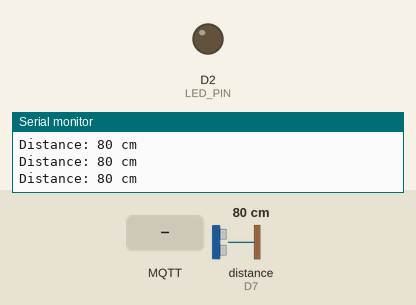
The sketch below on a simulated Arduino Nano 33 IoT. On the bench: output pins drawn as LEDs (lit = HIGH), the last lines printed to the serial monitor. Wiring (inferred from the names in the program): ultrasonic range finder: trigger D8; echo D7. Dashed ring = blinking. The inputs (shaded band) are chosen by the test bench; at power-on: distance to the obstacle (sensor on D7) 80 cm. The echo pulse lasts 58.3 µs per cm; WiFi joins after 1.5 s; servers stay silent unless stated; no MQTT or app messages arrive unless stated; pins used as bus, display or sensor lines are not drawn.

Above: at 12.7 s.
12.8 s: MQTT message "pat" arrives on the first subscribed topic
At 13.14 s:
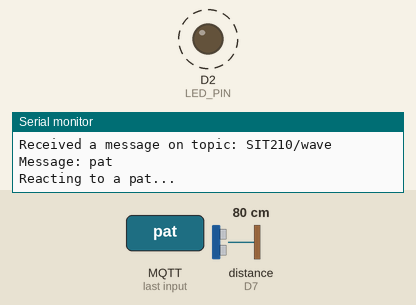
15.3 s: distance to the obstacle (sensor on D7) set to 17 cm
16.8 s: distance to the obstacle (sensor on D7) set to 13 cm
18.3 s: MQTT message "1" arrives on the first subscribed topic
At 20.7 s:
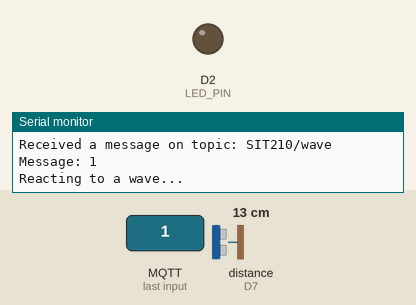
21.3 s: MQTT message "on" arrives on the first subscribed topic
At 21.45 s:
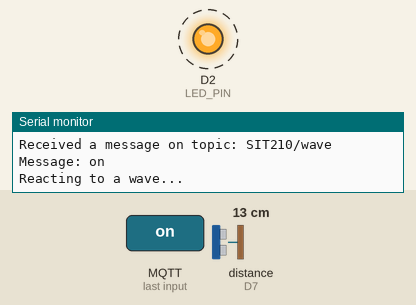
Timing chart, 0 to 24.3 s (numbered marks = the images above; inputs shaded):
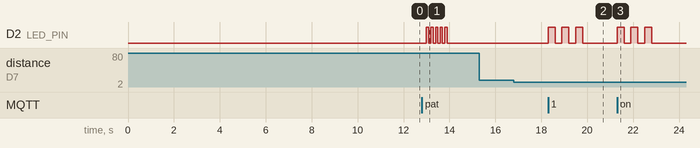

Measured:
- after the input at 12.8 s, D2 (LED_PIN): alternates HIGH for 0.10 s and LOW for 0.10 s, 10 changes in all, then stays LOW, starting after 0.19 s
- after the input at 18.3 s, D2 (LED_PIN): alternates HIGH for 0.30 s and LOW for 0.30 s, 6 changes in all, then stays LOW, starting at once
- after the input at 21.3 s, D2 (LED_PIN): alternates HIGH for 0.30 s and LOW for 0.30 s, 6 changes in all, then stays LOW, starting at once

The sketch:

3.3D.ino
```cpp
/*SIT210 - Embedded Systems Development
  Task 3.3D: MQTT Publish/Subscribe with Arduino Nano 33 IoT

  This sketch connects an Arduino Nano 33 IoT to a Wi-Fi network and an MQTT broker.
  - It uses an ultrasonic sensor to detect a "wave" (an object coming close).
  - When a wave is detected, it publishes a message with the user's name to the "SIT210/wave" topic.
  - It subscribes to the "SIT210/wave" topic.
  - When a message is received on the topic, it prints the message to the Serial Monitor.
  - If the message contains "pat", it flashes the LED in one pattern.
  - For any other message (a "wave"), it flashes the LED in another pattern.

*/


#include <WiFiNINA.h>
#include <ArduinoMqttClient.h>

//  Pin Definitions
const int LED_PIN = 2;       // Pin for the LED
const int TRIG_PIN = 8;      // Pin for the ultrasonic sensor's Trigger
const int ECHO_PIN = 7;      // Pin for the ultrasonic sensor's Echo

//  WiFi Credentials

char ssid[] = "aditya-2.4";
char pass[] = "14442021";
int status = WL_IDLE_STATUS;

// MQTT Broker Configuration
const char broker[] = "broker.emqx.io";
int port = 1883;
const char topic[] = "SIT210/wave";

// Global Variables
const char* Name = "Aditya";
const int waveThreshold = 15;     // Threshold distance for triggering a wave
long lastPublishTime = 0;
const long publishInterval = 5000; // Cooldown period of 5 seconds to prevent spamming

WiFiClient wifiClient;
MqttClient mqttClient(wifiClient);

void setup() {
  // Initialize Serial communication
  Serial.begin(9600);
  while (!Serial) {
    ; // wait for serial port to connect. Needed for native USB port only
  }

  // Initialize pin modes
  pinMode(LED_PIN, OUTPUT);
  pinMode(TRIG_PIN, OUTPUT);
  pinMode(ECHO_PIN, INPUT);

  // Check for the WiFi module
  if (WiFi.status() == WL_NO_MODULE) {
    Serial.println("Communication with WiFi module failed!");
    while (true);
  }

  // Attempt to connect to WiFi
  connectToWiFi();

  // Set the message handler for the MQTT client
  mqttClient.onMessage(onMqttMessage);
}

void loop() {
  // Ensure we are connected to the MQTT broker
  if (!mqttClient.connected()) {
    reconnectToMqtt();
  }

  // Poll for incoming MQTT messages
  mqttClient.poll();

  // Detect a wave and publish a message
  detectAndPublishWave();
}

// --- WiFi Connection ---
void connectToWiFi() {
  Serial.print("Attempting to connect to SSID: ");
  Serial.println(ssid);
  while (status != WL_CONNECTED) {
    status = WiFi.begin(ssid, pass);
    delay(10000); // wait 10 seconds for connection
  }
  Serial.println("Connected to WiFi");
  printWifiStatus();
}

// --- MQTT Connection ---
void reconnectToMqtt() {
  Serial.println("Attempting to connect to MQTT broker...");
  while (!mqttClient.connect(broker, port)) {
    Serial.print("MQTT connection failed! Error code = ");
    Serial.println(mqttClient.connectError());
    Serial.println("Retrying in 5 seconds...");
    delay(5000);
  }
  Serial.println("Connected to MQTT broker!");

  // Subscribe to the topic
  mqttClient.subscribe(topic);
  Serial.print("Subscribed to topic: ");
  Serial.println(topic);
}

// --- Wave Detection and Publishing ---
void detectAndPublishWave() {
  // Check if enough time has passed since the last publish
  if (millis() - lastPublishTime < publishInterval) {
    return;
  }

  // Get distance from ultrasonic sensor
  long duration, distance;
  digitalWrite(TRIG_PIN, LOW);
  delayMicroseconds(2);
  digitalWrite(TRIG_PIN, HIGH);
  delayMicroseconds(10);
  digitalWrite(TRIG_PIN, LOW);
  duration = pulseIn(ECHO_PIN, HIGH);
  distance = (duration / 2) / 29.1; // Formula to convert duration to cm

  Serial.print("Distance: ");
  Serial.print(distance);
  Serial.println(" cm");

  // If an object is within the threshold, publish a message
  if (distance > 0 && distance < waveThreshold) {
    Serial.println("Wave detected!");
    Serial.print("Publishing message to topic: ");
    Serial.println(topic);

    mqttClient.beginMessage(topic);
    mqttClient.print(Name);
    mqttClient.endMessage();

    // Update the last publish time to start the cooldown
    lastPublishTime = millis();
  }

  delay(200); // Short delay to stabilize readings
}


// --- MQTT Message Handler ---
void onMqttMessage(int messageSize) {
  // We received a message, print the topic and contents
  Serial.println();
  Serial.print("Received a message on topic: ");
  Serial.println(mqttClient.messageTopic());
  Serial.print("Message: ");
  String message = "";
  while (mqttClient.available()) {
    message += (char)mqttClient.read();
  }
  Serial.println(message);

  // Check the message content and flash the LED accordingly
  if (message.equalsIgnoreCase("pat")) {
    flashForPat();
  } else {
    flashForWave();
  }
}

// --- LED Flash Patterns ---
void flashForWave() {
  Serial.println("Reacting to a wave...");
  for (int i = 0; i < 3; i++) {
    digitalWrite(LED_PIN, HIGH);
    delay(300);
    digitalWrite(LED_PIN, LOW);
    delay(300);
  }
}

void flashForPat() {
  Serial.println("Reacting to a pat...");
  for (int i = 0; i < 5; i++) {
    digitalWrite(LED_PIN, HIGH);
    delay(100);
    digitalWrite(LED_PIN, LOW);
    delay(100);
  }
}

// --- Utility Functions ---
void printWifiStatus() {
  Serial.println("--- WiFi Status ---");
  Serial.print("SSID: ");
  Serial.println(WiFi.SSID());
  IPAddress ip = WiFi.localIP();
  Serial.print("IP Address: ");
  Serial.println(ip);
  long rssi = WiFi.RSSI();
  Serial.print("Signal strength (RSSI):");
  Serial.print(rssi);
  Serial.println(" dBm");
  Serial.println("-------------------");
}
```
